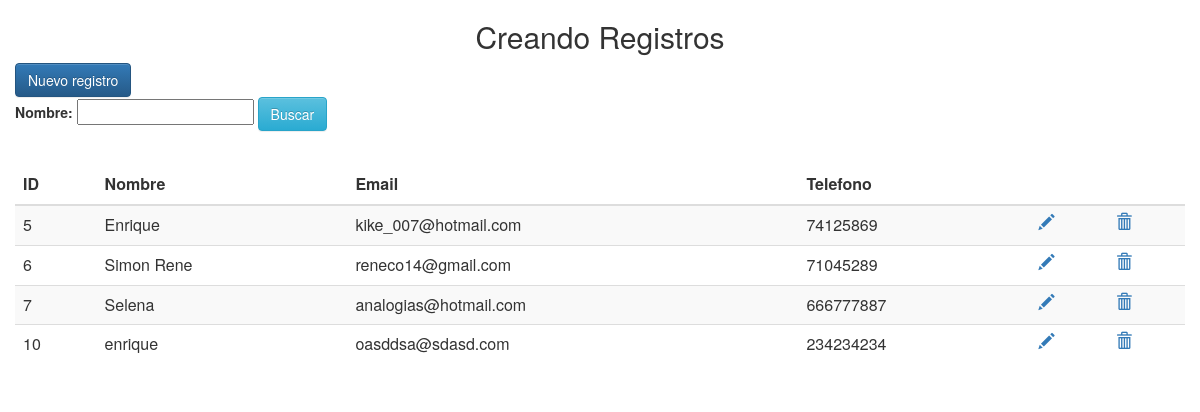
The page / on the database its author committed.
### tables this page shows
CREATE TABLE `personas` (
  `id` int(11) NOT NULL,
  `nombre` varchar(50) NOT NULL,
  `correo` varchar(50) NOT NULL,
  `telefono` varchar(50) NOT NULL,
  `estado_civil` varchar(10) NOT NULL,
  `hijos` varchar(5) NOT NULL,
  `intereses` varchar(50) NOT NULL
);

### index.php (the view, shortened to what this page needs)
<?php
    require 'conexion.php';
    $where = "";
	$sql = "SELECT * FROM personas $where";
	$resultado = $mysqli->query($sql);
?>
<html lang="es">
    <head>
        <link href="css/bootstrap.min.css" rel="stylesheet">
        <link href="css/bootstrap-theme.css" rel="stylesheet">
    </head>
    <body>
        <div class="container">
          <div class="row">
                <h2 style="text-align:center">Creando Registros</h2>
          </div>
          <div class="row">
              <a href="nuevo.php" class="btn btn-primary">Nuevo registro </a>
              <form action="<?php $_SERVER['PHP_SELF']; ?>" method="POST">
					<b>Nombre: </b><input type="text" id="campo" name="campo" />
					<input type="submit" id="enviar" name="enviar" value="Buscar" class="btn btn-info" />
				</form>
          </div>
          <br>
          <div class="row table-responsive">
                <table class="table table-striped">
                   <thead>
						<tr>
							<th>ID</th>
							<th>Nombre</th>
							<th>Email</th>
							<th>Telefono</th>
							<th></th>
							<th></th>
						</tr>
				   </thead>
                    <tbody>
						<?php while($row = $resultado->fetch_array(MYSQLI_ASSOC)) { ?>
							<tr>
								<td><?php echo $row['id']; ?></td>
								<td><?php echo $row['nombre']; ?></td>
								<td><?php echo $row['correo']; ?></td>
								<td><?php echo $row['telefono']; ?></td>
								<td><a href="modificar.php?id=<?php echo $row['id']; ?>"> <span class="glyphicon glyphicon-pencil"></span></a></td>
								<td><a href="#" data-href="eliminar.php?id=<?php echo $row['id']; ?>" data-toggle="modal" data-target="#confirm-delete"><span class="glyphicon glyphicon-trash"></span></a></td>
							</tr>
						<?php } ?>
					</tbody>
                </table>
          </div>
        </div>
    </body>
</html>

### rows shown on the page
personas: id "5", nombre "Enrique", correo "kike_007@hotmail.com", telefono "74125869"
personas: id "6", nombre "Simon Rene", correo "reneco14@gmail.com", telefono "71045289"
personas: id "7", nombre "Selena", correo "analogias@hotmail.com", telefono "666777887"
personas: id "10", nombre "enrique", correo "oasddsa@sdasd.com", telefono "234234234"
